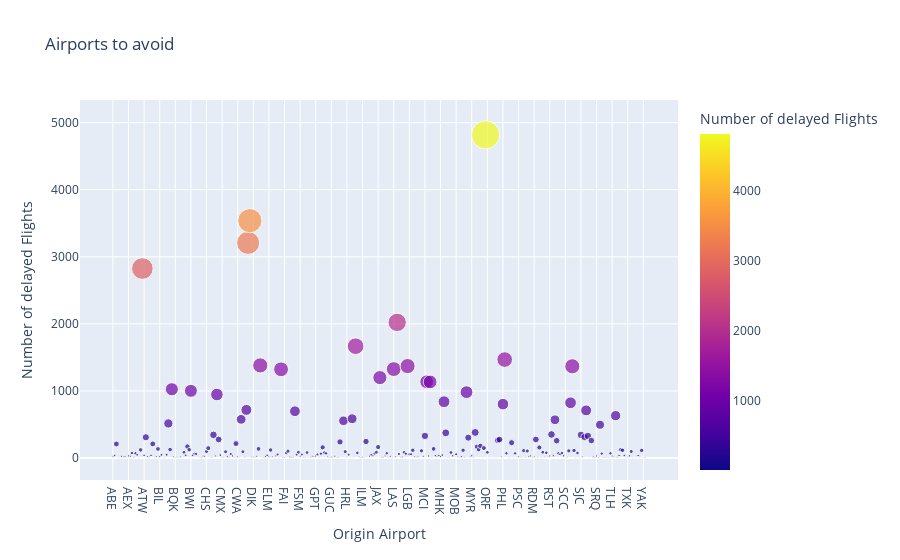

Notebook cell for this chart:
### Markdown cell above
#### 2. Find the airport with the most amount air traffic in other words late or delayed flights

### Code cell
# plot the most busy airports with the largest number of delayed flights

df2 = df.dropna()

# subset for delayed flights and groub by origin destination to get a count of delayed flights from that particular location

df2 =df2[['origin','delayed','arr_delay']]
plot1 = df2[df2['delayed']==True].groupby('origin').size().reset_index(name='counts')
plot1

# plot
fig = px.scatter(plot1,x='origin',y='counts',size='counts', color='counts',hover_name='origin',labels={
                     "origin": "Origin Airport",
                     "counts": "Number of delayed Flights",
                     
                 },
                title="Airports to avoid")
fig.show()

### Figure 1 — Plotly figure (JSON) as saved in the notebook; plotly's stock layout.template omitted (floating-point values rounded to 4 significant figures; data arrays with more than 128 entries replaced by an {"elided": "..."} marker saying what was removed)
{"data": [{"hovertemplate": "<b>%{hovertext}</b><br><br>Origin Airport=%{x}<br>Number of delayed Flights=%{marker.color}<extra></extra>", "hovertext": {"elided": "308 str values"}, "legendgroup": "", "marker": {"color": {"elided": "308 int values"}, "coloraxis": "coloraxis", "size": {"elided": "308 int values"}, "sizemode": "area", "sizeref": 12.04, "symbol": "circle"}, "mode": "markers", "name": "", "orientation": "v", "showlegend": false, "type": "scatter", "x": {"elided": "308 str values"}, "xaxis": "x", "y": {"elided": "308 int values"}, "yaxis": "y"}], "layout": {"coloraxis": {"colorbar": {"title": {"text": "Number of delayed Flights"}}, "colorscale": [[0, "#0d0887"], [0.1111, "#46039f"], [0.2222, "#7201a8"], [0.3333, "#9c179e"], [0.4444, "#bd3786"], [0.5556, "#d8576b"], [0.6667, "#ed7953"], [0.7778, "#fb9f3a"], [0.8889, "#fdca26"], [1, "#f0f921"]]}, "legend": {"itemsizing": "constant", "tracegroupgap": 0}, "title": {"text": "Airports to avoid"}, "xaxis": {"anchor": "y", "domain": [0, 1], "title": {"text": "Origin Airport"}}, "yaxis": {"anchor": "x", "domain": [0, 1], "title": {"text": "Number of delayed Flights"}}}}
